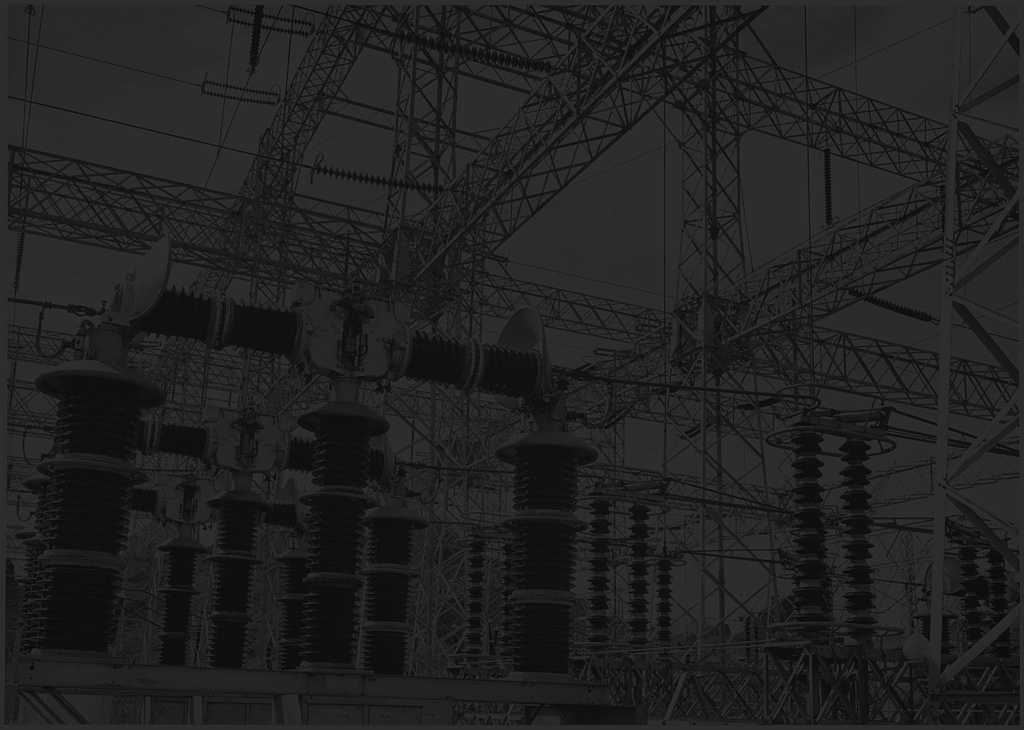
#> input picture COMP9517/labs/lab01/ansel_adams.jpg, 1024 x 730 px
$ jupyter execute lab01.ipynb   (shell and % lines are left out)   (older library calls are emulated)
#> lines starting #> are read from the running program, lines starting #| are printed output that depends on the picture
# Lab01 Weeks 1 & 2

[cell 1]
import cv2
import numpy as np
import matplotlib.pyplot as plt
import matplotlib.image as mpimg

### Use this image for all four questions

[cell 2]
ansel_img = cv2.imread('ansel_adams.jpg')
#> ansel_img is the input picture: shape (730, 1024, 3); min 5, max 57, mean 33.2
plt.imshow(ansel_img)

## Question 1

### Contrast Stretching

To perform contrast stretching we perform

$Tr = (Or - c)(\frac{b-a}{d-c})+a$

Where Or is the original image, C is the min pixel value, D is the max pixel value, a -> b describes the full contrast of the image.

[cell 3]
a = 0
b = 255
c = np.min(ansel_img)
#> c = 5
d = np.max(ansel_img)
#> d = 57
ansel_stretched = (ansel_img - c)*int(((b-a)/(d-c)))+a
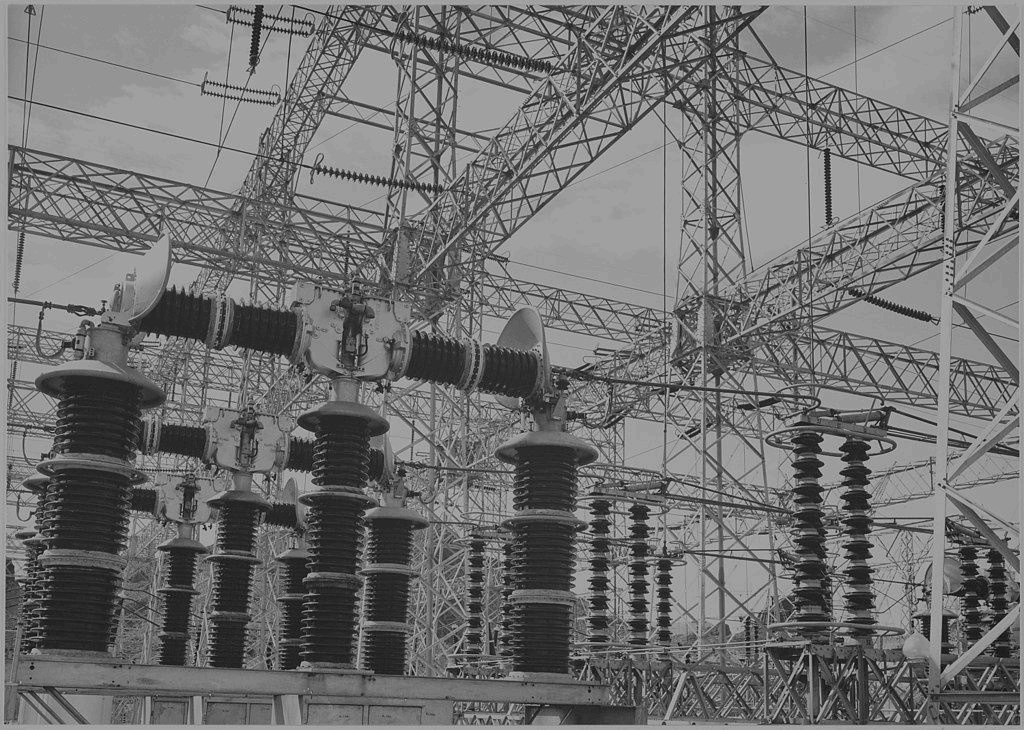
#> ansel_stretched: shape (730, 1024, 3); min 0, max 208, mean 112.7
plt.imshow(ansel_stretched)

## Question 2

### Histogram

Shows the frequency of different pixel intensity values

[cell 4]
freq, vals = np.histogram(ansel_stretched, bins=256, range=(0,256))
#> freq = 256 values, max 229692 at index 160, min 0 at index 1, mean 8760; vals = 257 values from 0 to 256
dim = np.shape(ansel_stretched)
#> dim = (730, 1024, 3)
ansel_grayscale = cv2.cvtColor(ansel_stretched, cv2.COLOR_BGR2GRAY)
plt.hist(np.reshape(ansel_grayscale, (dim[0]*dim[1])), bins=256)
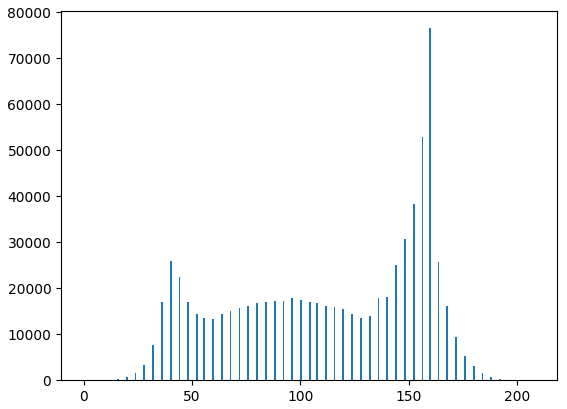
#> figure drawn by matplotlib, 1 panel; tallest bar 76564 high, from x = 159.2 to 160.1

## Question 3

### Image Edges

Apply the Sobel operator to get image gradients

[cell 5]
plt.imshow(ansel_grayscale, cmap='gray', vmin=0, vmax=255)

[cell 6]
F_x = np.array([-1,0,1,-2,0,2,-1,0,1])
F_x = np.reshape(F_x, (3,3))

F_y = np.array([-1,-2,-1,0,0,0,1,2,1])
F_y = np.reshape(F_y, (3,3))

grad_x = cv2.filter2D(ansel_stretched, -1, F_x)
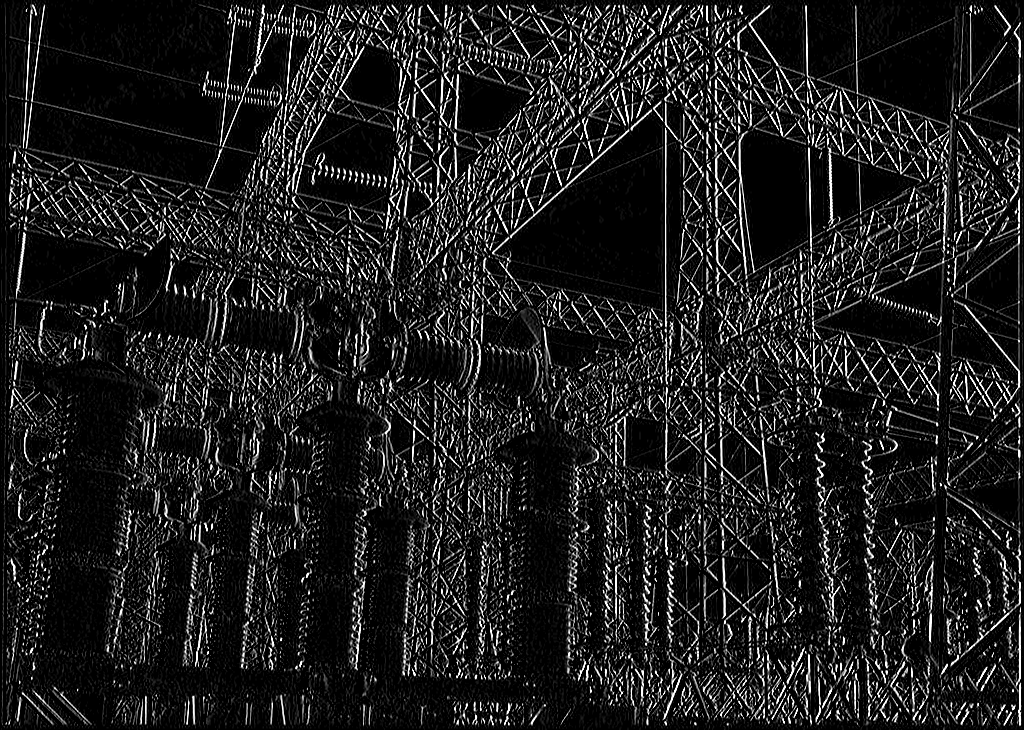
#> grad_x: shape (730, 1024, 3); min 0, max 255, mean 31.3
grad_y = cv2.filter2D(ansel_stretched, -1, F_y)
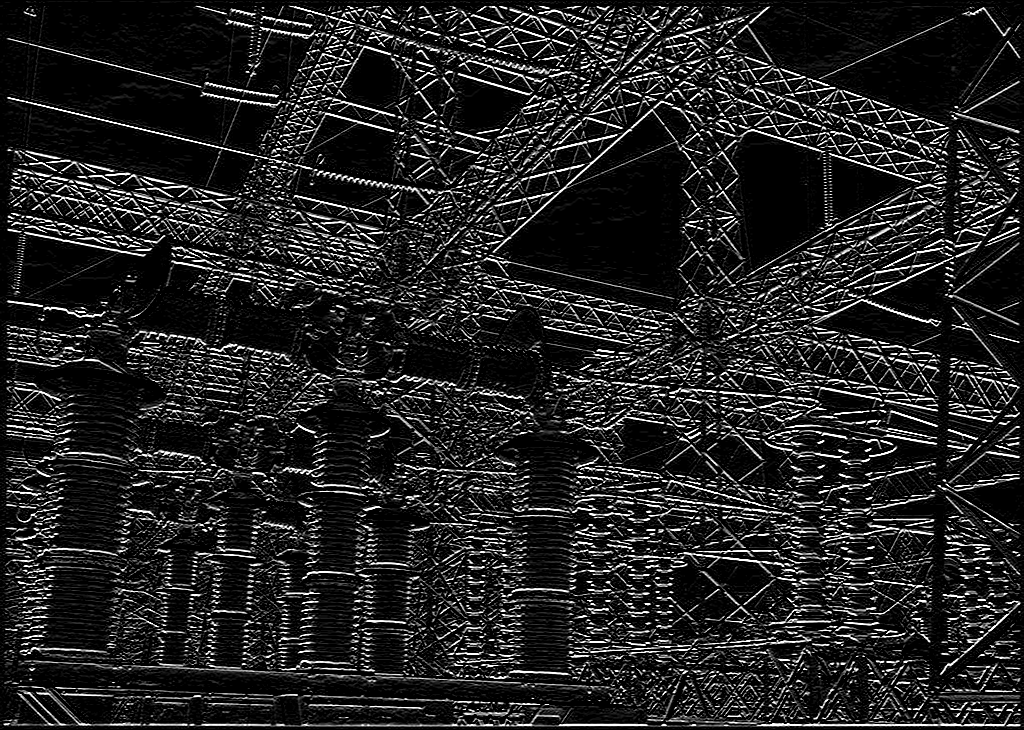
#> grad_y: shape (730, 1024, 3); min 0, max 255, mean 35.2

sobel_x = cv2.Sobel(ansel_stretched, cv2.CV_8U, 1, 0, ksize=3)
sobel_y = cv2.Sobel(ansel_stretched, cv2.CV_8U, 0, 1, ksize=3)


fig, axes = plt.subplots(2,2)

axes[0,0].imshow(grad_x)
axes[0,1].imshow(grad_y)
axes[1,0].imshow(sobel_x)
axes[1,1].imshow(sobel_y)

## Question 4

We create the Laplacian filter now

[cell 7]
lpf = np.array([0,-1,0,-1,4,-1,0,-1,0])
lpf = np.reshape(lpf, (3,3))
print(lpf)

Now we apply the kernel as a filter

[cell 8]
ansel_img_sharp = cv2.filter2D(ansel_stretched, -1, lpf)
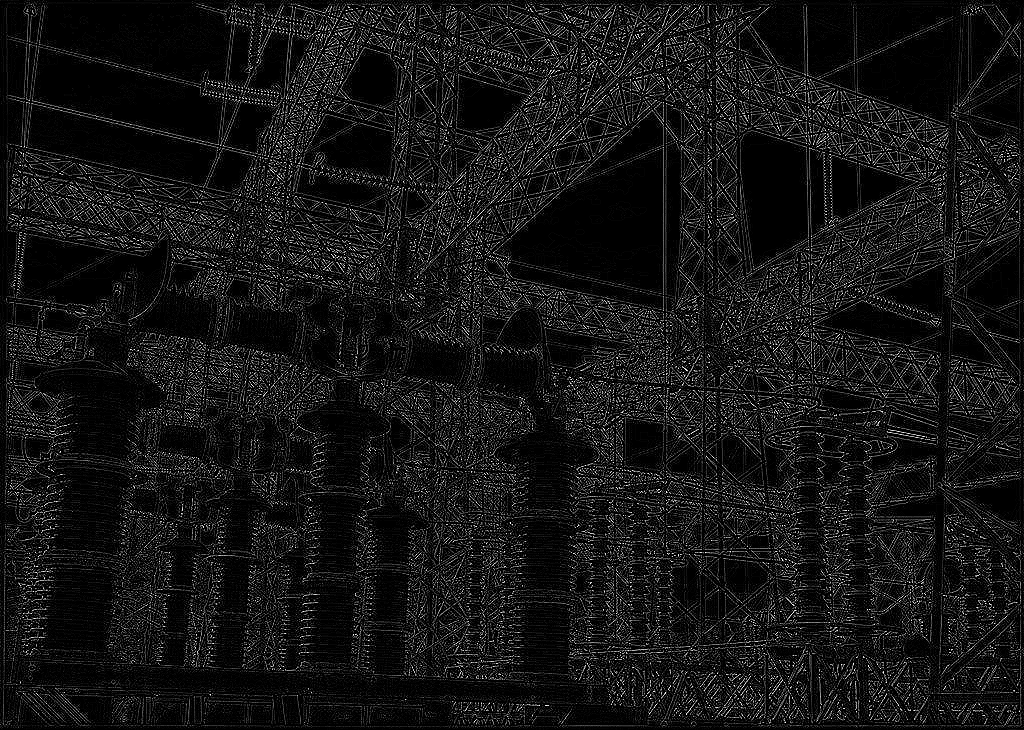
#> ansel_img_sharp: shape (730, 1024, 3); min 0, max 255, mean 21.9
plt.imshow(ansel_img_sharp+ansel_stretched)
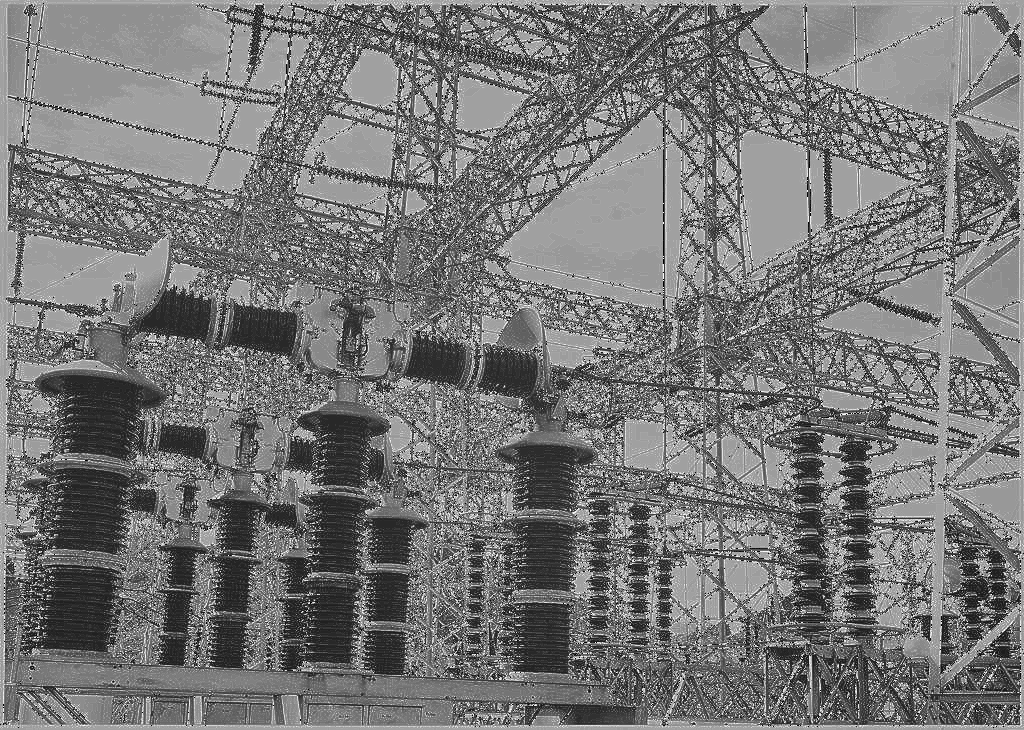
#> shown: shape (730, 1024, 3); min 0, max 252, mean 118.6

[cell 9]
cv2.imwrite('ansel_laplace.jpg',ansel_img_sharp)
cv2.imwrite('ansel_stretched.jpg', ansel_stretched)
cv2.imwrite('ansel_sharpened.jpg', ansel_img_sharp+ansel_stretched)
#> Out = True
